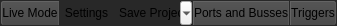
        <widget class="QFrame" name="frame_3">
         <property name="maximumSize">
          <size>
           <width>16777215</width>
           <height>26</height>
          </size>
         </property>
         <property name="styleSheet">
          <string notr="true">QFrame{
	background: rgb(40,40,40);
    padding: 1px;
	border-radius: 3px;
}

QPushButton{
	border-top: 1px solid rgb(100,100,100);
    border-left: 1px solid rgb(100,100,100);
    border-right: 1px solid rgb(90,90,90);
    border-bottom: 1px solid rgb(75,75,75);
	
	background-color: qlineargradient(spread:pad, x1:0, y1:1, x2:0, y2:0, stop:0 rgba(75, 75, 75, 255), stop:1 rgba(85,85,85, 255));

	border-radius: 2px;
}

QPushButton:hover{
	border-top: 1px solid rgb(100,100,100);
    border-left: 1px solid rgb(100,100,100);
    border-right: 1px solid rgb(90,90,90);
    border-bottom: 1px solid rgb(75,75,75);
	
	background-color: qlineargradient(spread:pad, x1:0, y1:1, x2:0, y2:0, stop:0 rgba(85,85,85, 255), stop:1 rgba(100,100,100, 255));

	border-radius: 2px;
}

QPushButton:pressed{
	border-top: 1px solid rgb(100,100,100);
    border-left: 1px solid rgb(100,100,100);
    border-right: 1px solid rgb(90,90,90);
    border-bottom: 1px solid rgb(75,75,75);
	
	background-color: qlineargradient(spread:pad, x1:0, y1:1, x2:0, y2:0, stop:0 rgba(50,50,50, 255), stop:1 rgba(65,65,65, 255));

	border-radius: 2px;
}</string>
         </property>
         <property name="frameShape">
          <enum>QFrame::StyledPanel</enum>
         </property>
         <property name="frameShadow">
          <enum>QFrame::Raised</enum>
         </property>
         <layout class="QHBoxLayout" name="horizontalLayout_3">
          <property name="spacing">
           <number>1</number>
          </property>
          <property name="leftMargin">
           <number>0</number>
          </property>
          <property name="topMargin">
           <number>0</number>
          </property>
          <property name="rightMargin">
           <number>0</number>
          </property>
          <property name="bottomMargin">
           <number>0</number>
          </property>
          <item>
           <widget class="QPushButton" name="pushButton_LiveMode">
            <property name="maximumSize">
             <size>
              <width>16777215</width>
              <height>25</height>
             </size>
            </property>
            <property name="styleSheet">
             <string notr="true">border-top-right-radius: 0;
border-bottom-right-radius: 0;</string>
            </property>
            <property name="text">
             <string>Live Mode</string>
            </property>
            <property name="checkable">
             <bool>true</bool>
            </property>
            <property name="checked">
             <bool>false</bool>
            </property>
           </widget>
          </item>
          <item>
           <widget class="QToolButton" name="toolButton_Settings">
            <property name="minimumSize">
             <size>
              <width>25</width>
              <height>0</height>
             </size>
            </property>
            <property name="maximumSize">
             <size>
              <width>1000</width>
              <height>25</height>
             </size>
            </property>
            <property name="toolTip">
             <string>Settings</string>
            </property>
            <property name="styleSheet">
             <string notr="true">border-top-right-radius: 0;
border-bottom-right-radius: 0;
border-top-left-radius: 0;
border-bottom-left-radius: 0;</string>
            </property>
            <property name="text">
             <string>Settings</string>
            </property>
            <property name="icon">
             <iconset resource="images.qrc">
              <normaloff>:/icons/settings.png</normaloff>:/icons/settings.png</iconset>
            </property>
            <property name="toolButtonStyle">
             <enum>Qt::ToolButtonTextBesideIcon</enum>
            </property>
           </widget>
          </item>
          <item>
           <widget class="QToolButton" name="toolButton_Project">
            <property name="sizePolicy">
             <sizepolicy hsizetype="Minimum" vsizetype="Fixed">
              <horstretch>0</horstretch>
              <verstretch>0</verstretch>
             </sizepolicy>
            </property>
            <property name="maximumSize">
             <size>
              <width>16777215</width>
              <height>25</height>
             </size>
            </property>
            <property name="styleSheet">
             <string notr="true">border-top-left-radius: 0;
border-bottom-left-radius: 0;
border-top-right-radius: 0;
border-bottom-right-radius: 0;</string>
            </property>
            <property name="text">
             <string>Save Project</string>
            </property>
            <property name="popupMode">
             <enum>QToolButton::MenuButtonPopup</enum>
            </property>
           </widget>
          </item>
          <item>
           <widget class="QPushButton" name="pushButton_ShowConnections">
            <property name="maximumSize">
             <size>
              <width>16777215</width>
              <height>25</height>
             </size>
            </property>
            <property name="styleSheet">
             <string notr="true">border-top-right-radius: 0;
border-bottom-right-radius: 0;
border-top-left-radius: 0;
border-bottom-left-radius: 0;</string>
            </property>
            <property name="text">
             <string>Ports and Busses</string>
            </property>
           </widget>
          </item>
          <item>
           <widget class="QPushButton" name="pushButton_ShowTriggersPage">
            <property name="maximumSize">
             <size>
              <width>16777215</width>
              <height>25</height>
             </size>
            </property>
            <property name="styleSheet">
             <string notr="true">border-top-left-radius: 0;
border-bottom-left-radius: 0;</string>
            </property>
            <property name="text">
             <string>Triggers</string>
            </property>
           </widget>
          </item>
         </layout>
        </widget>
